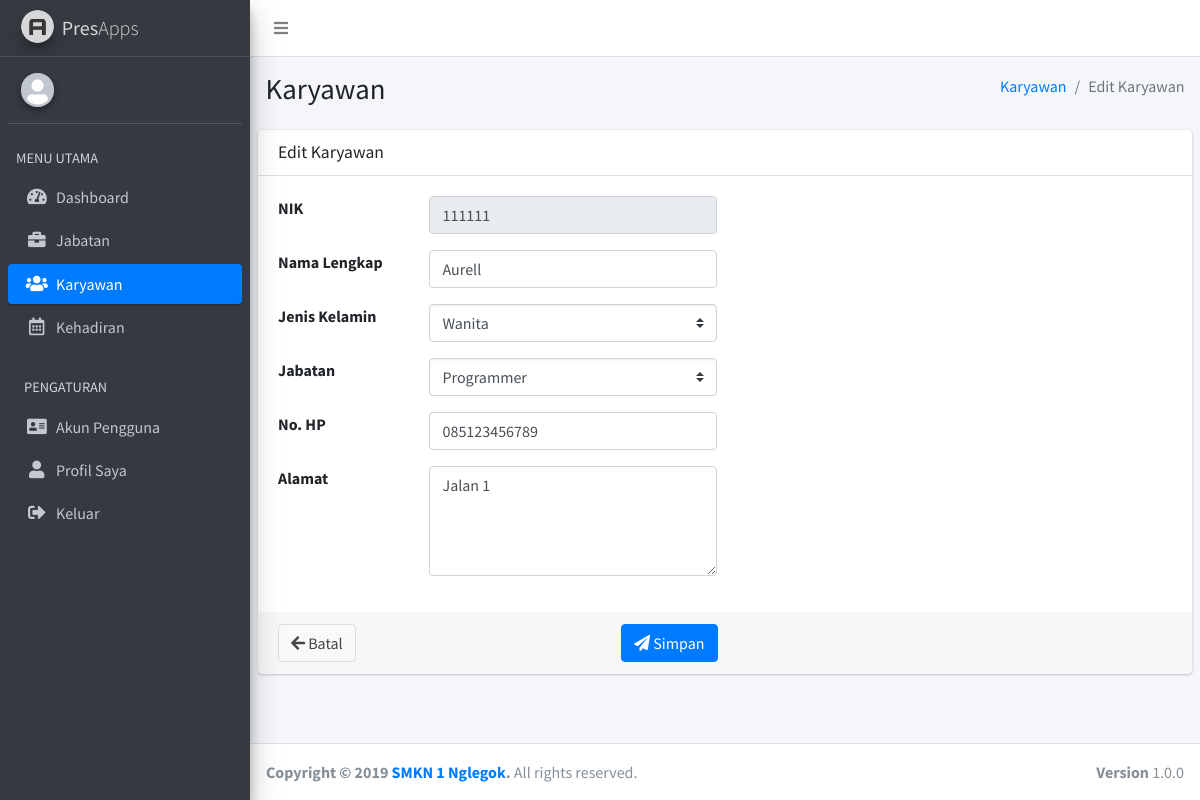
The app's page /admin/index.php?page=karyawan&action=edit&id=111111 (signed in) with its own data.
### tables this page shows
CREATE TABLE `karyawan` (
  `nik` char(7) NOT NULL,
  `nama_lengkap` varchar(25) DEFAULT NULL,
  `jenis_kelamin` enum('Pria','Wanita') DEFAULT NULL,
  `id_jabatan` int(11) DEFAULT NULL,
  `no_hp` char(13) DEFAULT NULL,
  `alamat` text
);

CREATE TABLE `jabatan` (
  `id_jabatan` int(11) NOT NULL,
  `nama_jabatan` varchar(50) DEFAULT NULL
);

### admin/pages/karyawan/edit_form.php (the view, shortened to what this page needs)
<section class="content-header">
  <div class="container-fluid">
    <div class="row mb-2">
      <div class="col-sm-6">
        <h1>Karyawan</h1>
      </div>
      <div class="col-sm-6">
        <ol class="breadcrumb float-sm-right">
          <li class="breadcrumb-item"><a href="index.php?page=karyawan">Karyawan</a></li>
          <li class="breadcrumb-item active">Edit Karyawan</li>
        </ol>
      </div>
    </div>
  </div>
</section>
<section class="content">
  <div class="card">
    <div class="card-header">
      <h3 class="card-title">Edit Karyawan</h3>
    </div>
    <form action="../action_admin/karyawan.php" method="POST">
      <?php
        include "../connection/connect.php";
        $id = $_GET["id"];
        $sql = "SELECT * FROM karyawan WHERE nik='$id'";
        $result = mysqli_query($connect, $sql);
        $i = mysqli_fetch_assoc($result);
      ?>
      <div class="card-body">
      	<div class="row">
    			<div class="col-sm-6">
    				<div class="form-group row">
              <label for="nik" class="col-sm-4 control-label">NIK</label>
              <div class="col-sm-8">
                <input type="text" name="nik" class="form-control" id="nik" placeholder="NIK" value="<?php echo $i['nik']; ?>" disabled="">
              </div>
            </div>
    			</div>
    		</div>
    		<div class="row">
    			<div class="col-sm-6">
    				<div class="form-group row">
              <label for="nama_lengkap" class="col-sm-4 control-label">Nama Lengkap</label>
              <div class="col-sm-8">
                <input type="text" name="nama_lengkap" class="form-control" id="nama_lengkap" placeholder="Nama Lengkap" required="" value="<?php echo $i['nama_lengkap']; ?>">
              </div>
            </div>
    			</div>
    		</div>
    		<div class="row">
    			<div class="col-sm-6">
    				<div class="form-group row">
              <label for="jenis_kelamin" class="col-sm-4 control-label">Jenis Kelamin</label>
              <div class="col-sm-8">
                <select name="jenis_kelamin" class="form-control custom-select">
                  <?php
                    $jenis_kelamin = $i["jenis_kelamin"];
                  ?>
  							  <option value="Wanita" <?php if($jenis_kelamin == "Wanita"){ echo "selected"; } ?>>Wanita</option>
  							</select>
              </div>
            </div>
    			</div>
    		</div>
    		<div class="row">
    			<div class="col-sm-6">
    				<div class="form-group row">
              <label for="jabatan" class="col-sm-4 control-label">Jabatan</label>
              <div class="col-sm-8">
                <select name="id_jabatan" class="form-control custom-select">
  							  <?php
                    $sql2 = "SELECT * FROM jabatan";
                    $result2 = mysqli_query($connect, $sql2);
                    while($j = mysqli_fetch_assoc($result2)){
                  ?>
                  <option value="<?php echo $j["id_jabatan"]; ?>" <?php if($i["id_jabatan"] == $j["id_jabatan"]){ echo "selected"; } ?>><?php echo $j["nama_jabatan"]; ?></option>
                  <?php } ?>
  							</select>
              </div>
            </div>
    			</div>
    		</div>
    		<div class="row">
    			<div class="col-sm-6">
    				<div class="form-group row">
              <label for="no_hp" class="col-sm-4 control-label">No. HP</label>
              <div class="col-sm-8">
                <input type="text" name="no_hp" class="form-control" id="no_hp" placeholder="No. HP" required="" value="<?php echo $i['no_hp']; ?>">
              </div>
            </div>
    			</div>
    		</div>
    		<div class="row">
    			<div class="col-sm-6">
    				<div class="form-group row">
              <label for="alamat" class="col-sm-4 control-label">Alamat</label>
              <div class="col-sm-8">
                <textarea name="alamat" id="alamat" class="form-control" rows="4" placeholder="Alamat" required=""><?php echo $i["alamat"]; ?></textarea>
              </div>
            </div>
    			</div>
    		</div>
      </div>
      <div class="card-footer">
        <div class="row">
        	<div class="col-sm-6">
        		<a href="index.php?page=karyawan" class="btn btn-default">
        			<i class="fas fa-arrow-left"></i> Batal
        		</a>
        		<button type="submit" class="btn btn-primary float-right">
        			<i class="nav-icon fas fa-paper-plane"></i> Simpan
        		</button>
        	</div>
        </div>
      </div>
    </form>
  </div>
</section>

### records on screen
karyawan: nik "111111", nama_lengkap "Aurell", jenis_kelamin "Wanita", id_jabatan "Programmer", no_hp "085123456789", alamat "Jalan 1"
